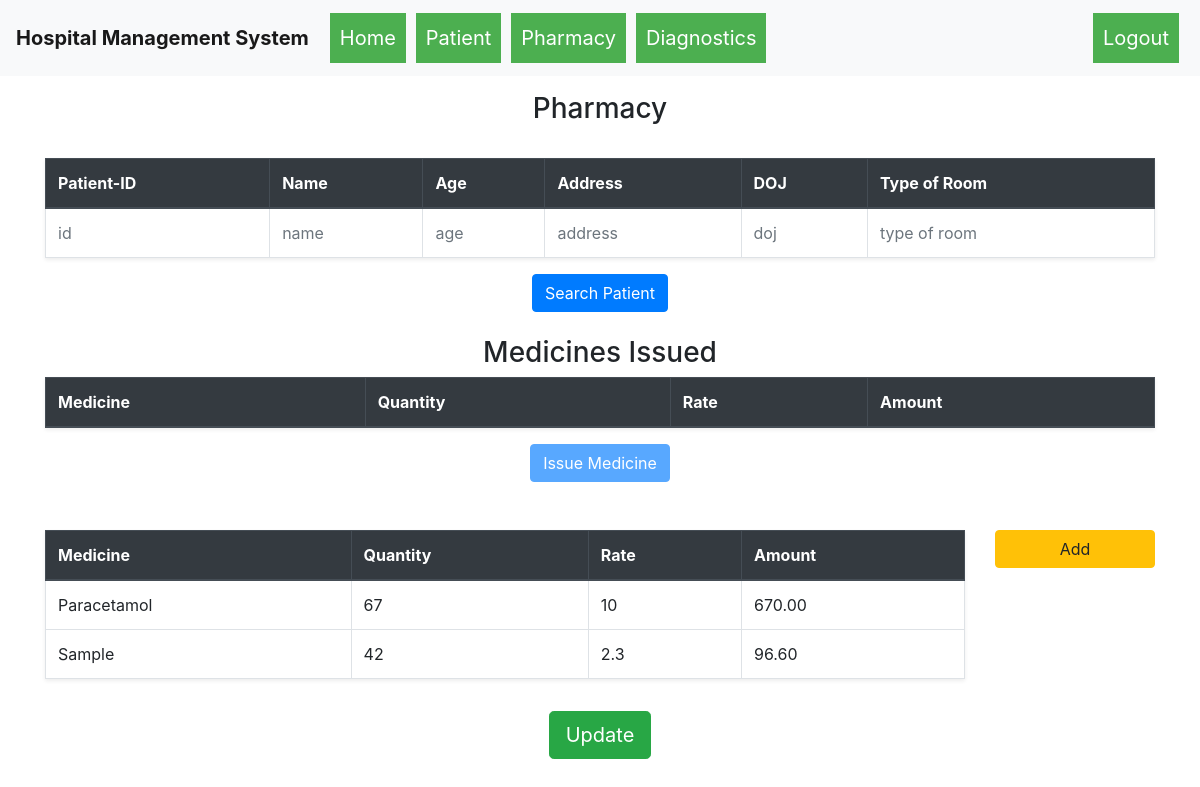
Before: /issue_medicines (signed in) with the older database file.
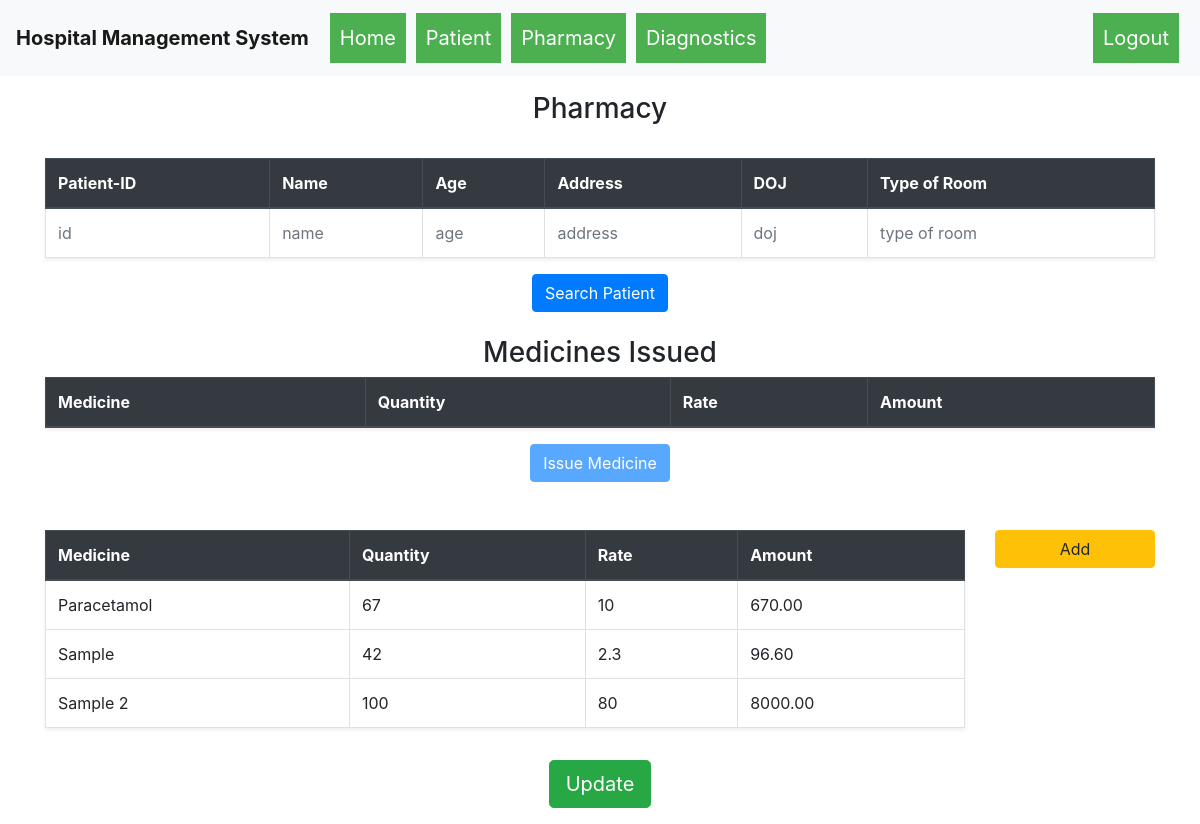
After: the same page with the newer database file.
### hospital_management_system/models.py (models this page shows)
class Medicines(db.Model):
    __table_args__ = {'sqlite_autoincrement': True}
    id = db.Column(db.Integer, primary_key=True)
    name = db.Column(db.String(80), nullable=False)
    quantity_available = db.Column(db.Integer, nullable=False)
    rate = db.Column(db.Integer, nullable=False)

### hospital_management_system/routes.py (the view, shortened to what this page needs)
@app.route("/issue_medicines", methods=["GET","POST"])
def issue_medicines():
    data = {}
    if not session.get("username"):
        return redirect("/login")
    meds = Medicines.query.all()
    med_is = ""
    if "pid" in request.args.keys():
        p_id = request.args.get("pid")
        patient = Patient.query.filter_by(id=p_id).first()
        if patient:
            med_is = MedicinesIssued.query.filter_by(p_id=p_id)
            flash("Patient Found Successfully!")
            data["found"] = True
        else:
            patient = ["id", "name", "age", "address", "doj", "type of room"]
            flash("Patient With this Id not found!!")
    else:
        patient = ["id", "name", "age", "address", "doj", "type of room"]
    return render_template("issueMedicines.html", meds=meds, patient=patient, med_is=med_is, data=data)

### hospital_management_system/templates/issueMedicines.html (shortened to what this page needs)
{% extends 'base.html' %}
{% block body %}
    <div class="container">
        <div class="row">
            <div class="col-md-12">
                    <h3 class="text-center mt-3"> Pharmacy </h3>
                    <br>
                    <table class="table table-bordered shadow-sm">
                        <thead class="thead-dark">
                            <tr>
                                <th>Patient-ID</th>
                                <th>Name</th>
                                <th>Age</th>
                                <th>Address</th>
                                <th>DOJ</th>
                                <th>Type of Room</th>
                            </tr>
                        </thead>
                        <tbody>
                                <tr>
                                    {% if patient.0 == 'id' %}
                                        <td class="text-muted">{{patient.0}}</td>
                                        <td class="text-muted">{{patient.1}}</td>
                                        <td class="text-muted">{{patient.2}}</td>
                                        <td class="text-muted">{{patient.3}}</td>
                                        <td class="text-muted">{{patient.4}}</td>
                                        <td class="text-muted">{{patient.5}}</td>
                                    {% endif %}
                                </tr>
                        </tbody>
                        </table>
                        <div class="text-center">
                    <button type="button" class="btn btn-primary" data-toggle="modal" data-target="#patient">
                        Search Patient
                    </button>
                </div>
                    <h3 class="text-center">Medicines Issued</h3>
                    <table class="table table-bordered shadow-sm">
                        <thead class="thead-dark">
                            <tr>
                                <th>Medicine</th>
                                <th>Quantity</th>
                                <th>Rate</th>
                                <th>Amount</th>
                            </tr>
                        </thead>
                        </table>
                        <div class="text-center">
                            {% if data["found"] %}
                            <button type="button" class="btn btn-primary" data-toggle="modal" data-target="#issue">
                                Issue Medicine
                            </button>
                            {% else %}
                            <button disabled type="button" class="btn btn-primary" data-toggle="modal" data-target="#issue">
                                Issue Medicine
                            </button>
                            {% endif %}
                        </div>
                        <br>
                        <br>
                <div class="row">
                    <div class="col-md-10">
                        <table class="table table-bordered shadow-sm">
                            <thead class="thead-dark">
                                <tr>
                                    <th>Medicine</th>
                                    <th>Quantity</th>
                                    <th>Rate</th>
                                    <th>Amount</th>
                                </tr>
                            </thead>
                            <tbody>
                                {% for i in meds %}
                                    <tr>
                                        <td>{{i.name|title}}</td>
                                        <td>{{i.quantity_available}}</td>
                                        <td>{{i.rate}}</td>
                                        <td>{{ '%0.2f' | format(i.rate * i.quantity_available|float)}}</td>
                                    </tr>
                                {% endfor %}
                            </tbody>
                        </table>
                    </div>
                    <div class="col-md-2 align-middle">
                    <button type="button" class="btn btn-warning btn-block" data-toggle="modal" data-target="#add">
                        Add
                    </button>
                    </div>
                </div>
                    <div class="text-center my-3">
                        <form action="" method="POST">
                            <button type="submit" class="btn btn-success btn-lg" name="update">Update</button>
                        </form>
                    </div>
            </div>
        </div>
    </div>
{% endblock %}

### hospital_management_system/templates/base.html (shortened to what this page needs)
<!DOCTYPE html>
<html lang="en">
<head>
    <link rel="stylesheet" href="{{ url_for('static',filename='css/bootstrap.min.css') }}">
    <link rel="stylesheet" href="{{ url_for('static', filename='css/dropdown.css') }}">
</head>
<body>
    {% include 'header.html' %}
    {% block body %}
    {% endblock %}
</body>
</html>

### hospital_management_system/templates/header.html (shortened to what this page needs)
<nav class="navbar navbar-expand-lg navbar-light bg-light">
    <a class="navbar-brand font-weight-bolder" href="{{url_for('home')}}">Hospital Management System</a>
    <div class="collapse navbar-collapse" id="navbarNav">
      <ul class="navbar-nav mr-auto">
        {% if Login %}
        {% else %}
        <div class="dropdown">
          <a href="{{url_for('home')}}"><button style="padding: 10px; margin: 5px;" class="dropbtn">Home</button>
        </div></a>
        <div class="dropdown">
          <a href="{{url_for('patient_list')}}"><button style="padding: 10px; margin: 5px;" class="dropbtn">Patient</button></a>
        </div>
        <div class="dropdown">
          <button style="padding: 10px; margin: 5px;" class="dropbtn">Pharmacy</button>
        </div>
        <div class="dropdown">
          <button style="padding: 10px; margin: 5px;" class="dropbtn">Diagnostics</button>
        </div>
        {% endif %}
      </ul>
      <ul class="navbar-nav ml-auto">
        {% if Login %}
        {% else %}
        <div class="dropdown">
          <a href="{{url_for('logout')}}"><button style="padding: 10px; margin: 5px;" class="dropbtn">Logout</button>
        </div></a>
        {% endif %}
      </ul>
    </div>
  </nav>

### hospital_management_system/static/css/dropdown.css (style rules this page uses)
.dropbtn { background-color: #4CAF50; color: white; padding: 20px; font-size: 20px; border: none; }
.dropdown { position: relative; display: inline-block; }

Changed rows visible on the page:
added Medicines: name "Sample 2", quantity_available "100", rate "80", i.rate*i.quantity_available|float "8000.00"
